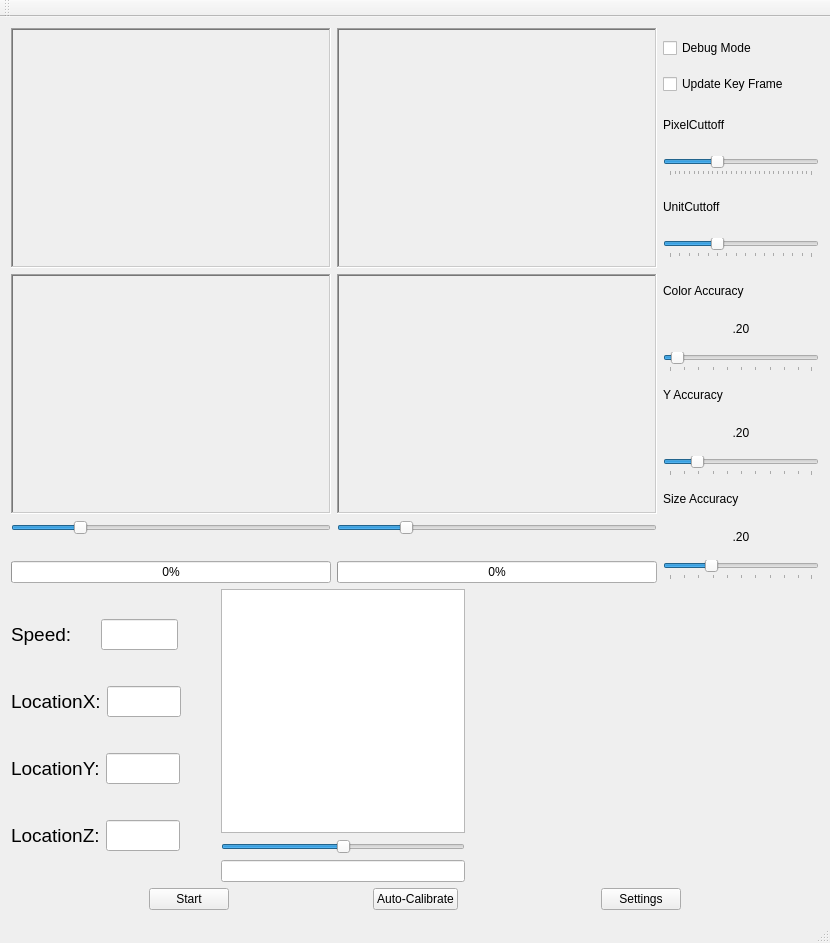
<?xml version="1.0" encoding="UTF-8"?>
<ui version="4.0">
 <class>MainWindow</class>
 <widget class="QMainWindow" name="MainWindow">
  <property name="geometry">
   <rect>
    <x>0</x>
    <y>0</y>
    <width>830</width>
    <height>943</height>
   </rect>
  </property>
  <property name="windowTitle">
   <string>Motion Tracker</string>
  </property>
  <property name="unifiedTitleAndToolBarOnMac">
   <bool>false</bool>
  </property>
  <widget class="QWidget" name="centralWidget">
   <layout class="QVBoxLayout" name="verticalLayout_7">
    <item>
     <layout class="QHBoxLayout" name="horizontalLayout_6">
      <item>
       <widget class="QLabel" name="DebugWIndow">
        <property name="minimumSize">
         <size>
          <width>320</width>
          <height>240</height>
         </size>
        </property>
        <property name="maximumSize">
         <size>
          <width>320</width>
          <height>240</height>
         </size>
        </property>
        <property name="frameShape">
         <enum>QFrame::WinPanel</enum>
        </property>
        <property name="frameShadow">
         <enum>QFrame::Sunken</enum>
        </property>
        <property name="text">
         <string/>
        </property>
       </widget>
      </item>
      <item>
       <widget class="QLabel" name="DebugWIndow_2">
        <property name="minimumSize">
         <size>
          <width>320</width>
          <height>240</height>
         </size>
        </property>
        <property name="maximumSize">
         <size>
          <width>320</width>
          <height>240</height>
         </size>
        </property>
        <property name="frameShape">
         <enum>QFrame::WinPanel</enum>
        </property>
        <property name="frameShadow">
         <enum>QFrame::Sunken</enum>
        </property>
        <property name="text">
         <string/>
        </property>
       </widget>
      </item>
      <item>
       <layout class="QVBoxLayout" name="verticalLayout">
        <item>
         <widget class="QCheckBox" name="checkBox">
          <property name="text">
           <string>Debug Mode</string>
          </property>
         </widget>
        </item>
        <item>
         <widget class="QCheckBox" name="updateKeyCheckbox">
          <property name="text">
           <string>Update Key Frame</string>
          </property>
         </widget>
        </item>
        <item>
         <widget class="QLabel" name="label">
          <property name="sizePolicy">
           <sizepolicy hsizetype="Minimum" vsizetype="Minimum">
            <horstretch>0</horstretch>
            <verstretch>0</verstretch>
           </sizepolicy>
          </property>
          <property name="maximumSize">
           <size>
            <width>300</width>
            <height>30</height>
           </size>
          </property>
          <property name="text">
           <string>PixelCuttoff</string>
          </property>
         </widget>
        </item>
        <item>
         <widget class="QSlider" name="horizontalSlider">
          <property name="maximum">
           <number>60</number>
          </property>
          <property name="value">
           <number>20</number>
          </property>
          <property name="orientation">
           <enum>Qt::Horizontal</enum>
          </property>
          <property name="tickPosition">
           <enum>QSlider::TicksBelow</enum>
          </property>
          <property name="tickInterval">
           <number>2</number>
          </property>
         </widget>
        </item>
        <item>
         <widget class="QLabel" name="label_2">
          <property name="maximumSize">
           <size>
            <width>16777215</width>
            <height>30</height>
           </size>
          </property>
          <property name="text">
           <string>UnitCuttoff</string>
          </property>
         </widget>
        </item>
        <item>
         <widget class="QSlider" name="horizontalSlider_2">
          <property name="minimum">
           <number>5</number>
          </property>
          <property name="maximum">
           <number>20</number>
          </property>
          <property name="value">
           <number>10</number>
          </property>
          <property name="orientation">
           <enum>Qt::Horizontal</enum>
          </property>
          <property name="tickPosition">
           <enum>QSlider::TicksBelow</enum>
          </property>
          <property name="tickInterval">
           <number>1</number>
          </property>
         </widget>
        </item>
       </layout>
      </item>
     </layout>
    </item>
    <item>
     <layout class="QHBoxLayout" name="horizontalLayout_7">
      <item>
       <layout class="QVBoxLayout" name="verticalLayout_4">
        <item>
         <widget class="QLabel" name="ViewWindow_0">
          <property name="minimumSize">
           <size>
            <width>320</width>
            <height>240</height>
           </size>
          </property>
          <property name="maximumSize">
           <size>
            <width>320</width>
            <height>240</height>
           </size>
          </property>
          <property name="frameShape">
           <enum>QFrame::WinPanel</enum>
          </property>
          <property name="frameShadow">
           <enum>QFrame::Sunken</enum>
          </property>
          <property name="text">
           <string/>
          </property>
         </widget>
        </item>
        <item>
         <widget class="QSlider" name="camera0ResetSlider">
          <property name="maximumSize">
           <size>
            <width>320</width>
            <height>16777215</height>
           </size>
          </property>
          <property name="value">
           <number>20</number>
          </property>
          <property name="orientation">
           <enum>Qt::Horizontal</enum>
          </property>
         </widget>
        </item>
        <item>
         <widget class="QLabel" name="camera0ResetLabel">
          <property name="text">
           <string/>
          </property>
          <property name="alignment">
           <set>Qt::AlignCenter</set>
          </property>
         </widget>
        </item>
        <item>
         <widget class="QProgressBar" name="frameMovement0">
          <property name="sizePolicy">
           <sizepolicy hsizetype="Fixed" vsizetype="Fixed">
            <horstretch>0</horstretch>
            <verstretch>0</verstretch>
           </sizepolicy>
          </property>
          <property name="minimumSize">
           <size>
            <width>320</width>
            <height>0</height>
           </size>
          </property>
          <property name="value">
           <number>0</number>
          </property>
         </widget>
        </item>
       </layout>
      </item>
      <item>
       <layout class="QVBoxLayout" name="verticalLayout_3">
        <item>
         <widget class="QLabel" name="ViewWindow_1">
          <property name="minimumSize">
           <size>
            <width>320</width>
            <height>240</height>
           </size>
          </property>
          <property name="maximumSize">
           <size>
            <width>320</width>
            <height>240</height>
           </size>
          </property>
          <property name="frameShape">
           <enum>QFrame::WinPanel</enum>
          </property>
          <property name="frameShadow">
           <enum>QFrame::Sunken</enum>
          </property>
          <property name="text">
           <string/>
          </property>
         </widget>
        </item>
        <item>
         <widget class="QSlider" name="camera1ResetSlider">
          <property name="maximumSize">
           <size>
            <width>320</width>
            <height>16777215</height>
           </size>
          </property>
          <property name="value">
           <number>20</number>
          </property>
          <property name="orientation">
           <enum>Qt::Horizontal</enum>
          </property>
         </widget>
        </item>
        <item>
         <widget class="QLabel" name="camera1ResetLabel">
          <property name="text">
           <string/>
          </property>
          <property name="alignment">
           <set>Qt::AlignCenter</set>
          </property>
         </widget>
        </item>
        <item>
         <widget class="QProgressBar" name="frameMovement1">
          <property name="sizePolicy">
           <sizepolicy hsizetype="Fixed" vsizetype="Fixed">
            <horstretch>0</horstretch>
            <verstretch>0</verstretch>
           </sizepolicy>
          </property>
          <property name="minimumSize">
           <size>
            <width>320</width>
            <height>0</height>
           </size>
          </property>
          <property name="value">
           <number>0</number>
          </property>
         </widget>
        </item>
       </layout>
      </item>
      <item>
       <layout class="QVBoxLayout" name="verticalLayout_5">
        <item>
         <widget class="QLabel" name="label_3">
          <property name="minimumSize">
           <size>
            <width>0</width>
            <height>30</height>
           </size>
          </property>
          <property name="maximumSize">
           <size>
            <width>16777215</width>
            <height>30</height>
           </size>
          </property>
          <property name="text">
           <string>Color Accuracy</string>
          </property>
         </widget>
        </item>
        <item>
         <widget class="QLabel" name="colorAccLabel">
          <property name="maximumSize">
           <size>
            <width>16777215</width>
            <height>30</height>
           </size>
          </property>
          <property name="layoutDirection">
           <enum>Qt::LeftToRight</enum>
          </property>
          <property name="text">
           <string>.20</string>
          </property>
          <property name="alignment">
           <set>Qt::AlignCenter</set>
          </property>
         </widget>
        </item>
        <item>
         <widget class="QSlider" name="colorAccSlider">
          <property name="minimum">
           <number>1</number>
          </property>
          <property name="maximum">
           <number>100</number>
          </property>
          <property name="value">
           <number>6</number>
          </property>
          <property name="orientation">
           <enum>Qt::Horizontal</enum>
          </property>
          <property name="tickPosition">
           <enum>QSlider::TicksBelow</enum>
          </property>
         </widget>
        </item>
        <item>
         <widget class="QLabel" name="label_4">
          <property name="maximumSize">
           <size>
            <width>16777215</width>
            <height>30</height>
           </size>
          </property>
          <property name="text">
           <string>Y Accuracy</string>
          </property>
         </widget>
        </item>
        <item>
         <widget class="QLabel" name="yAccLabel">
          <property name="maximumSize">
           <size>
            <width>16777215</width>
            <height>30</height>
           </size>
          </property>
          <property name="text">
           <string>.20</string>
          </property>
          <property name="alignment">
           <set>Qt::AlignCenter</set>
          </property>
         </widget>
        </item>
        <item>
         <widget class="QSlider" name="yAccSlider">
          <property name="minimum">
           <number>1</number>
          </property>
          <property name="maximum">
           <number>100</number>
          </property>
          <property name="value">
           <number>20</number>
          </property>
          <property name="orientation">
           <enum>Qt::Horizontal</enum>
          </property>
          <property name="tickPosition">
           <enum>QSlider::TicksBelow</enum>
          </property>
         </widget>
        </item>
        <item>
         <widget class="QLabel" name="label_5">
          <property name="maximumSize">
           <size>
            <width>16777215</width>
            <height>30</height>
           </size>
          </property>
          <property name="text">
           <string>Size Accuracy</string>
          </property>
         </widget>
        </item>
        <item>
         <widget class="QLabel" name="sizeAccLabel">
          <property name="maximumSize">
           <size>
            <width>16777215</width>
            <height>30</height>
           </size>
          </property>
          <property name="text">
           <string>.20</string>
          </property>
          <property name="alignment">
           <set>Qt::AlignCenter</set>
          </property>
         </widget>
        </item>
        <item>
         <widget class="QSlider" name="sizeAccSlider">
          <property name="minimum">
           <number>1</number>
          </property>
          <property name="maximum">
           <number>100</number>
          </property>
          <property name="value">
           <number>30</number>
          </property>
          <property name="orientation">
           <enum>Qt::Horizontal</enum>
          </property>
          <property name="tickPosition">
           <enum>QSlider::TicksBelow</enum>
          </property>
         </widget>
        </item>
       </layout>
      </item>
     </layout>
    </item>
    <item>
     <layout class="QHBoxLayout" name="horizontalLayout_8">
      <item>
       <layout class="QVBoxLayout" name="verticalLayout_2">
        <item>
         <layout class="QHBoxLayout" name="horizontalLayout">
          <item>
           <widget class="QLabel" name="speedLable">
            <property name="font">
             <font>
              <pointsize>14</pointsize>
             </font>
            </property>
            <property name="text">
             <string>Speed:</string>
            </property>
           </widget>
          </item>
          <item>
           <spacer name="horizontalSpacer_7">
            <property name="orientation">
             <enum>Qt::Horizontal</enum>
            </property>
            <property name="sizeType">
             <enum>QSizePolicy::Maximum</enum>
            </property>
            <property name="sizeHint" stdset="0">
             <size>
              <width>26</width>
              <height>20</height>
             </size>
            </property>
           </spacer>
          </item>
          <item>
           <widget class="QLineEdit" name="speedOutput">
            <property name="maximumSize">
             <size>
              <width>80</width>
              <height>16777215</height>
             </size>
            </property>
            <property name="font">
             <font>
              <pointsize>14</pointsize>
             </font>
            </property>
            <property name="readOnly">
             <bool>true</bool>
            </property>
           </widget>
          </item>
          <item>
           <spacer name="horizontalSpacer_4">
            <property name="orientation">
             <enum>Qt::Horizontal</enum>
            </property>
            <property name="sizeHint" stdset="0">
             <size>
              <width>40</width>
              <height>20</height>
             </size>
            </property>
           </spacer>
          </item>
         </layout>
        </item>
        <item>
         <layout class="QHBoxLayout" name="horizontalLayout_2">
          <item>
           <widget class="QLabel" name="locXLable">
            <property name="font">
             <font>
              <pointsize>14</pointsize>
             </font>
            </property>
            <property name="text">
             <string>LocationX:</string>
            </property>
           </widget>
          </item>
          <item>
           <widget class="QLineEdit" name="locXOutput">
            <property name="maximumSize">
             <size>
              <width>80</width>
              <height>16777215</height>
             </size>
            </property>
            <property name="font">
             <font>
              <pointsize>14</pointsize>
             </font>
            </property>
            <property name="readOnly">
             <bool>true</bool>
            </property>
           </widget>
          </item>
          <item>
           <spacer name="horizontalSpacer_5">
            <property name="orientation">
             <enum>Qt::Horizontal</enum>
            </property>
            <property name="sizeHint" stdset="0">
             <size>
              <width>40</width>
              <height>20</height>
             </size>
            </property>
           </spacer>
          </item>
         </layout>
        </item>
        <item>
         <layout class="QHBoxLayout" name="horizontalLayout_3">
          <item>
           <widget class="QLabel" name="locYLable">
            <property name="font">
             <font>
              <pointsize>14</pointsize>
             </font>
            </property>
            <property name="text">
             <string>LocationY:</string>
            </property>
           </widget>
          </item>
          <item>
           <widget class="QLineEdit" name="locYOutput">
            <property name="maximumSize">
             <size>
              <width>80</width>
              <height>16777215</height>
             </size>
            </property>
            <property name="font">
             <font>
              <pointsize>14</pointsize>
             </font>
            </property>
            <property name="readOnly">
             <bool>true</bool>
            </property>
           </widget>
          </item>
          <item>
           <spacer name="horizontalSpacer_6">
            <property name="orientation">
             <enum>Qt::Horizontal</enum>
            </property>
            <property name="sizeHint" stdset="0">
             <size>
              <width>40</width>
              <height>20</height>
             </size>
            </property>
           </spacer>
          </item>
         </layout>
        </item>
        <item>
         <layout class="QHBoxLayout" name="horizontalLayout_4">
          <item>
           <widget class="QLabel" name="locZLable">
            <property name="font">
             <font>
              <pointsize>14</pointsize>
             </font>
            </property>
            <property name="frameShape">
             <enum>QFrame::NoFrame</enum>
            </property>
            <property name="text">
             <string>LocationZ:</string>
            </property>
           </widget>
          </item>
          <item>
           <widget class="QLineEdit" name="locZOutput">
            <property name="maximumSize">
             <size>
              <width>80</width>
              <height>16777215</height>
             </size>
            </property>
            <property name="font">
             <font>
              <pointsize>14</pointsize>
             </font>
            </property>
            <property name="readOnly">
             <bool>true</bool>
            </property>
           </widget>
          </item>
          <item>
           <spacer name="horizontalSpacer_9">
            <property name="orientation">
             <enum>Qt::Horizontal</enum>
            </property>
            <property name="sizeHint" stdset="0">
             <size>
              <width>40</width>
              <height>20</height>
             </size>
            </property>
           </spacer>
          </item>
         </layout>
        </item>
       </layout>
      </item>
      <item>
       <layout class="QVBoxLayout" name="verticalLayout_6">
        <item>
         <widget class="QListWidget" name="targetList">
          <property name="minimumSize">
           <size>
            <width>0</width>
            <height>0</height>
           </size>
          </property>
         </widget>
        </item>
        <item>
         <widget class="QSlider" name="timeBuffer">
          <property name="minimum">
           <number>-999</number>
          </property>
          <property name="maximum">
           <number>999</number>
          </property>
          <property name="orientation">
           <enum>Qt::Horizontal</enum>
          </property>
         </widget>
        </item>
        <item>
         <widget class="QLineEdit" name="databaseCount">
          <property name="readOnly">
           <bool>true</bool>
          </property>
         </widget>
        </item>
       </layout>
      </item>
      <item>
       <widget class="visualObjects" name="widget" native="true">
        <property name="sizePolicy">
         <sizepolicy hsizetype="Fixed" vsizetype="Fixed">
          <horstretch>0</horstretch>
          <verstretch>0</verstretch>
         </sizepolicy>
        </property>
        <property name="minimumSize">
         <size>
          <width>320</width>
          <height>240</height>
         </size>
        </property>
       </widget>
      </item>
      <item>
       <spacer name="horizontalSpacer_3">
        <property name="orientation">
         <enum>Qt::Horizontal</enum>
        </property>
        <property name="sizeHint" stdset="0">
         <size>
          <width>40</width>
          <height>20</height>
         </size>
        </property>
       </spacer>
      </item>
     </layout>
    </item>
    <item>
     <layout class="QHBoxLayout" name="horizontalLayout_5">
      <item>
       <spacer name="horizontalSpacer">
        <property name="orientation">
         <enum>Qt::Horizontal</enum>
        </property>
        <property name="sizeHint" stdset="0">
         <size>
          <width>40</width>
          <height>20</height>
         </size>
        </property>
       </spacer>
      </item>
      <item>
       <widget class="QPushButton" name="pushButton">
        <property name="text">
         <string>Start</string>
        </property>
       </widget>
      </item>
      <item>
       <spacer name="horizontalSpacer_10">
        <property name="orientation">
         <enum>Qt::Horizontal</enum>
        </property>
        <property name="sizeHint" stdset="0">
         <size>
          <width>40</width>
          <height>20</height>
         </size>
        </property>
       </spacer>
      </item>
      <item>
       <widget class="QPushButton" name="autoCalibrateButton">
        <property name="text">
         <string>Auto-Calibrate</string>
        </property>
       </widget>
      </item>
      <item>
       <spacer name="horizontalSpacer_2">
        <property name="orientation">
         <enum>Qt::Horizontal</enum>
        </property>
        <property name="sizeHint" stdset="0">
         <size>
          <width>40</width>
          <height>20</height>
         </size>
        </property>
       </spacer>
      </item>
      <item>
       <widget class="QPushButton" name="settingsButton">
        <property name="text">
         <string>Settings</string>
        </property>
       </widget>
      </item>
      <item>
       <spacer name="horizontalSpacer_8">
        <property name="orientation">
         <enum>Qt::Horizontal</enum>
        </property>
        <property name="sizeHint" stdset="0">
         <size>
          <width>40</width>
          <height>20</height>
         </size>
        </property>
       </spacer>
      </item>
     </layout>
    </item>
   </layout>
  </widget>
  <widget class="QMenuBar" name="menuBar">
   <property name="geometry">
    <rect>
     <x>0</x>
     <y>0</y>
     <width>830</width>
     <height>25</height>
    </rect>
   </property>
  </widget>
  <widget class="QToolBar" name="mainToolBar">
   <attribute name="toolBarArea">
    <enum>TopToolBarArea</enum>
   </attribute>
   <attribute name="toolBarBreak">
    <bool>false</bool>
   </attribute>
  </widget>
  <widget class="QStatusBar" name="statusBar"/>
 </widget>
 <layoutdefault spacing="6" margin="11"/>
 <customwidgets>
  <customwidget>
   <class>visualObjects</class>
   <extends>QWidget</extends>
   <header>visualobjects.h</header>
   <container>1</container>
  </customwidget>
 </customwidgets>
 <resources/>
 <connections/>
</ui>
